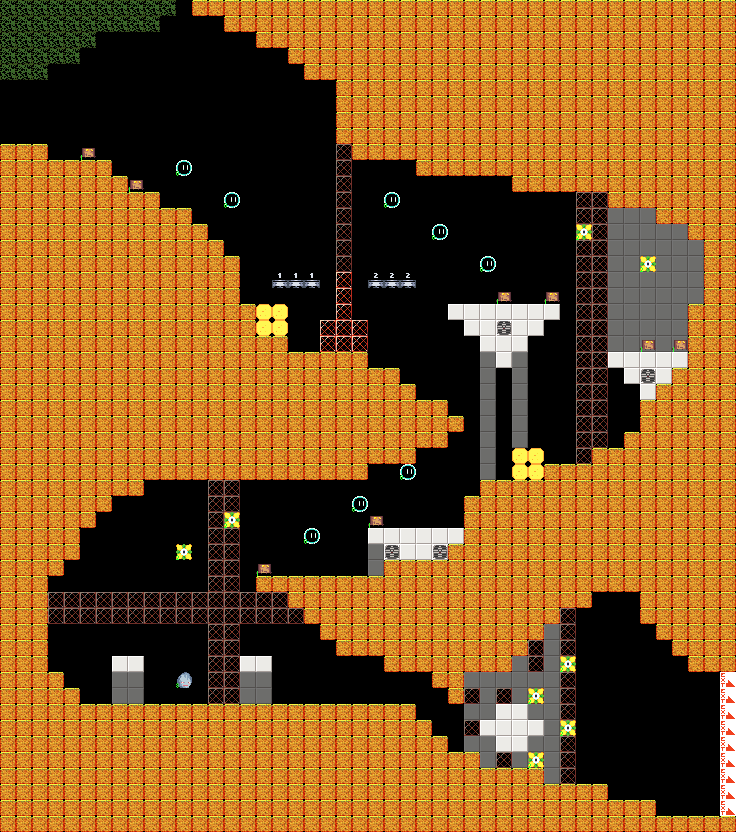

Below is a game level as drawn by its tile map, then a one-line description and the .tmx that defines it (tile-layer data replaced by summaries):
An orthogonal 46x52 tile map with 16x16 px tiles, 2 tile layers (Maps, EnemyLayer), 2 tilesets.

<map version="1.0" tiledversion="1.1.6" orientation="orthogonal" renderorder="right-down" width="46" height="52" tilewidth="16" tileheight="16" infinite="0" nextobjectid="1">
 <tileset firstgid="1" source="TerrainSample.tsx" />
 <tileset firstgid="65" source="EnemyTile.tsx" />
 <layer name="Maps" width="46" height="52">
  <data>[2392 cells, 1656 non-empty, 11 distinct tile ids]</data>
 </layer>
 <layer name="EnemyLayer" width="46" height="52">
  <data>[2392 cells, 25 non-empty, 4 distinct tile ids]</data>
 </layer>
</map>
